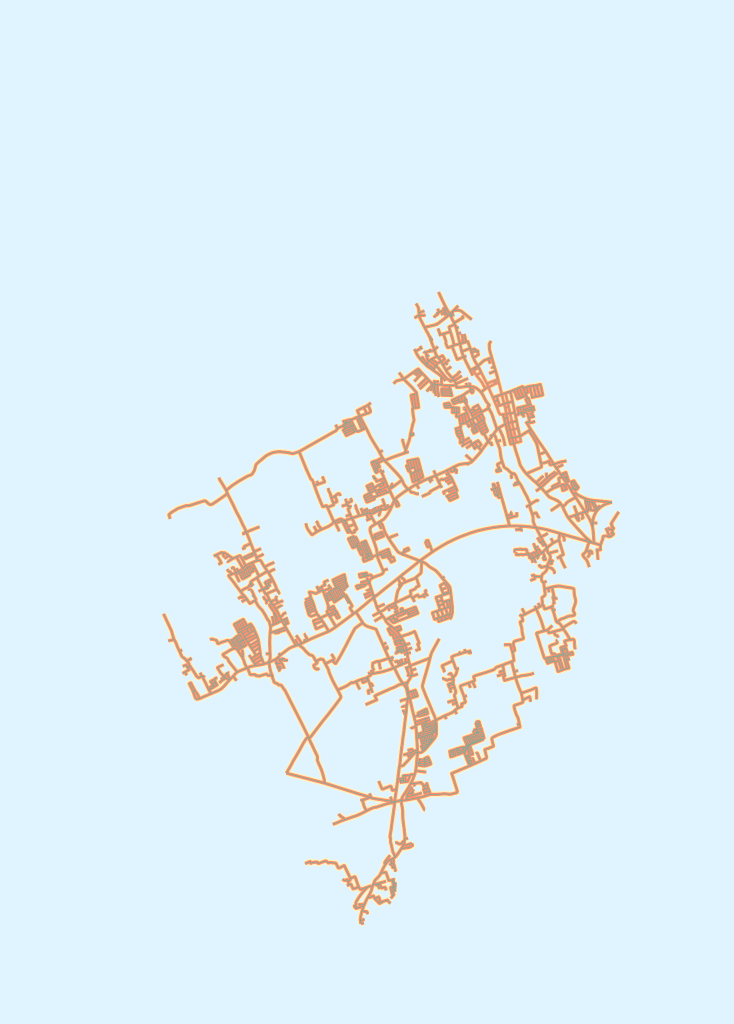
#> input picture assets/maps/map.png, 1468 x 2048 px, found by its file name (shown at 1/2 size)
$ python extract_road_mask.py
#> lines starting #> are read from the running program, lines starting #| are printed output that depends on the picture; after the words box and inside, x2 and y2 are one past the last pixel; in counts of white or black regions, pixels touching at a corner belong together
#!/usr/bin/env python3
"""
Extract roads from satellite imagery by creating a road mask.
This removes white/background areas and keeps only the road pixels.
"""

import cv2
import numpy as np
from PIL import Image
import json

def create_road_mask(input_image_path, output_mask_path, output_data_path):
    """
    Create a road mask from satellite imagery and extract path data.

    Args:
        input_image_path: Path to the satellite map image
        output_mask_path: Path to save the road mask PNG
        output_data_path: Path to save the road pixel coordinates JSON
    """
#> called with input_image_path = 'map.png', output_mask_path = 'data/road_mask.png', output_data_path = 'data/road_pixels.json'

    # Load the image
    img = cv2.imread(input_image_path)
#> img is the input picture: shape (2048, 1468, 3); mean B, G, R 246.4, 239.2, 223.5
    if img is None:
        raise FileNotFoundError(f"Could not load image: {input_image_path}")

    print(f"Loaded image: {img.shape}")
#| Loaded image: (2048, 1468, 3)

    # Convert BGR to RGB
    img_rgb = cv2.cvtColor(img, cv2.COLOR_BGR2RGB)

    # Convert to HSV for better color filtering
    img_hsv = cv2.cvtColor(img, cv2.COLOR_BGR2HSV)
#> img_hsv: shape (2048, 1468, 3); mean H, S, V 94, 36.9, 253.3

    # Define what we consider "white" or background (high saturation means colored)
    # We want to keep areas that are NOT white/light colored
    lower_white = np.array([0, 0, 200])  # Low saturation, high value = white/light
    upper_white = np.array([180, 30, 255])  # Any hue, low saturation, high value

    # Create mask for white/background areas
    white_mask = cv2.inRange(img_hsv, lower_white, upper_white)
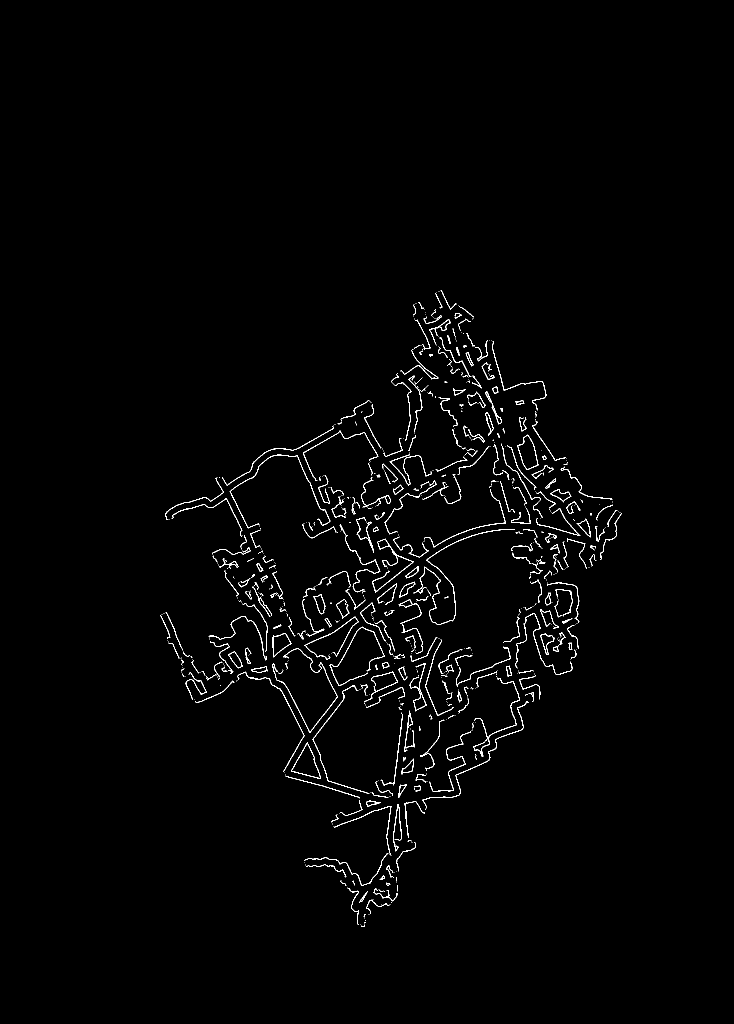
#> white_mask: shape (2048, 1468) (shown at 1/2 size); 1.2% white in thin lines or dots, all inside (x1, y1, x2, y2) = (321, 581, 1243, 1854)

    # Invert to get non-white areas (roads, buildings, etc.)
    road_mask = cv2.bitwise_not(white_mask)
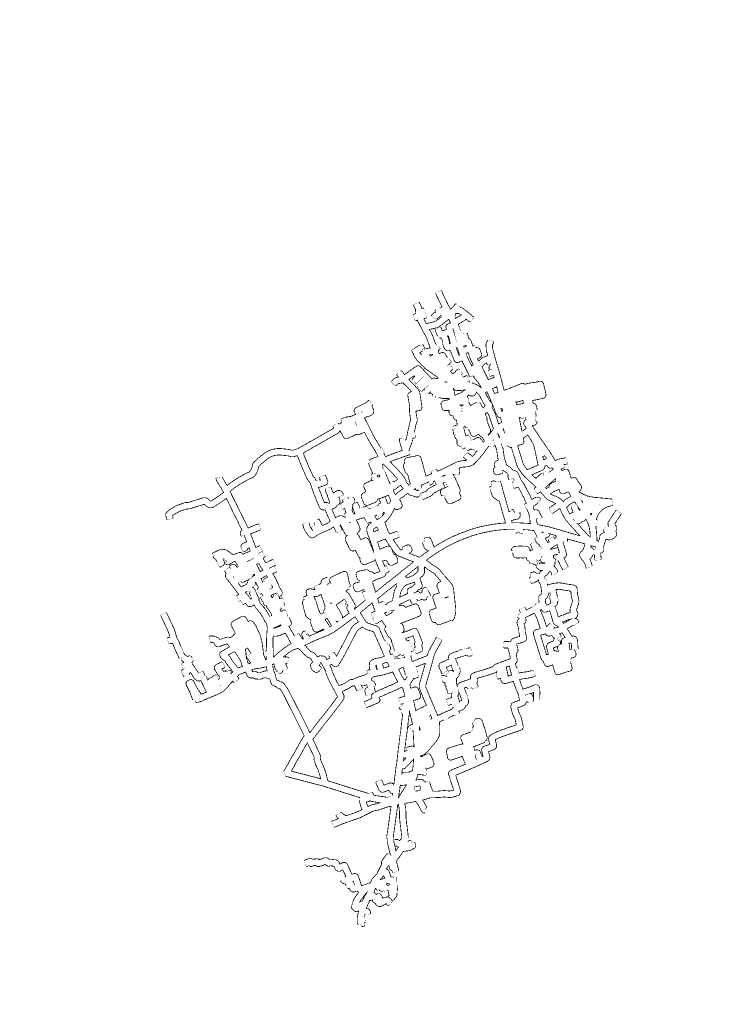
#> road_mask: shape (2048, 1468) (shown at 1/2 size); 98.8% white; black in thin lines or dots, all inside (x1, y1, x2, y2) = (321, 581, 1243, 1854)

    # Apply morphological operations to clean up the mask
    kernel = np.ones((3,3), np.uint8)
    road_mask = cv2.morphologyEx(road_mask, cv2.MORPH_CLOSE, kernel)
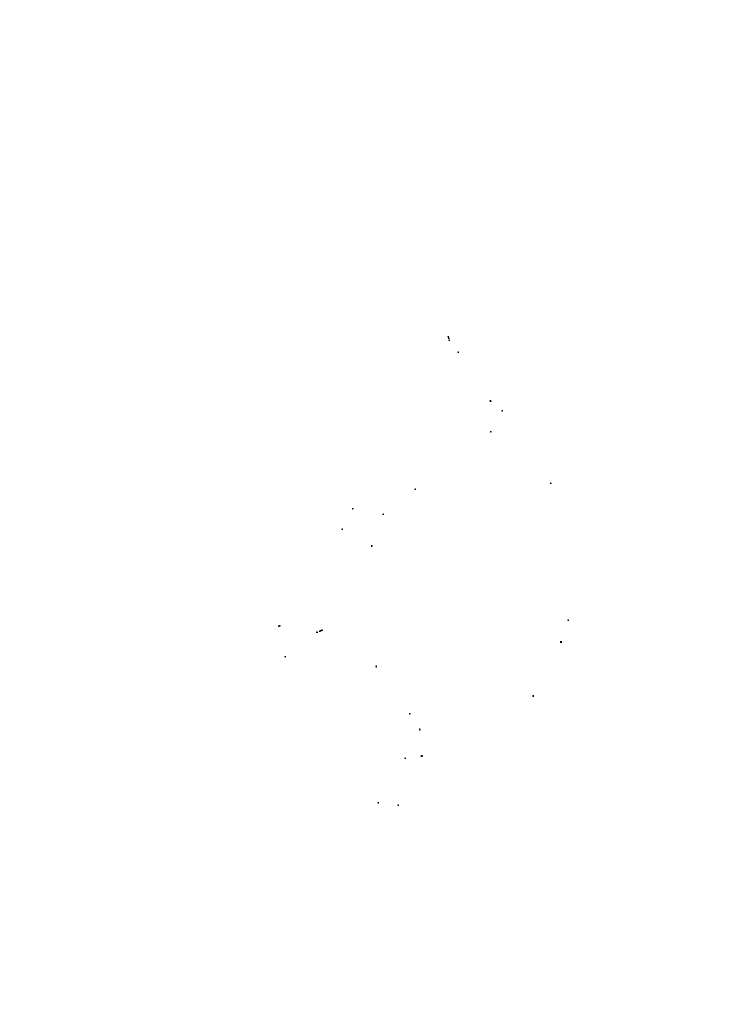
#> road_mask: shape (2048, 1468) (shown at 1/2 size); 100% white; black in thin lines or dots, all inside (x1, y1, x2, y2) = (556, 672, 1138, 1612)
    road_mask = cv2.morphologyEx(road_mask, cv2.MORPH_OPEN, kernel)

    # Create a more sophisticated road detection
    # Convert to grayscale
    gray = cv2.cvtColor(img, cv2.COLOR_BGR2GRAY)
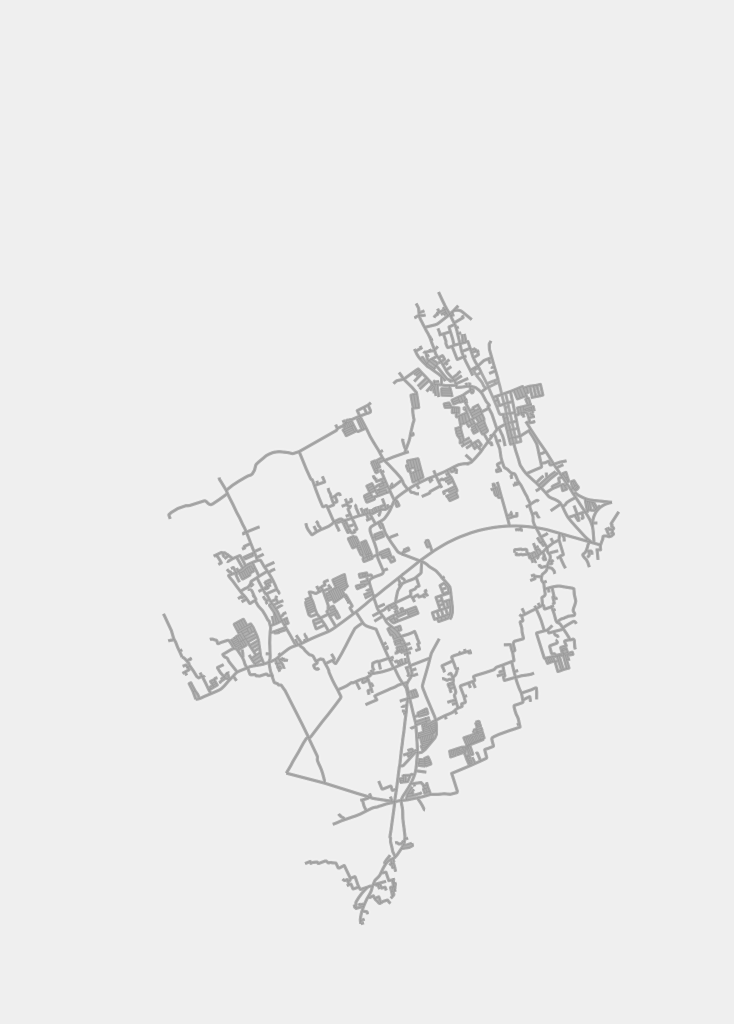
#> gray: shape (2048, 1468) (shown at 1/2 size); min 149, max 247, mean 235.3

    # Detect edges to help identify road boundaries
    edges = cv2.Canny(gray, 50, 150)
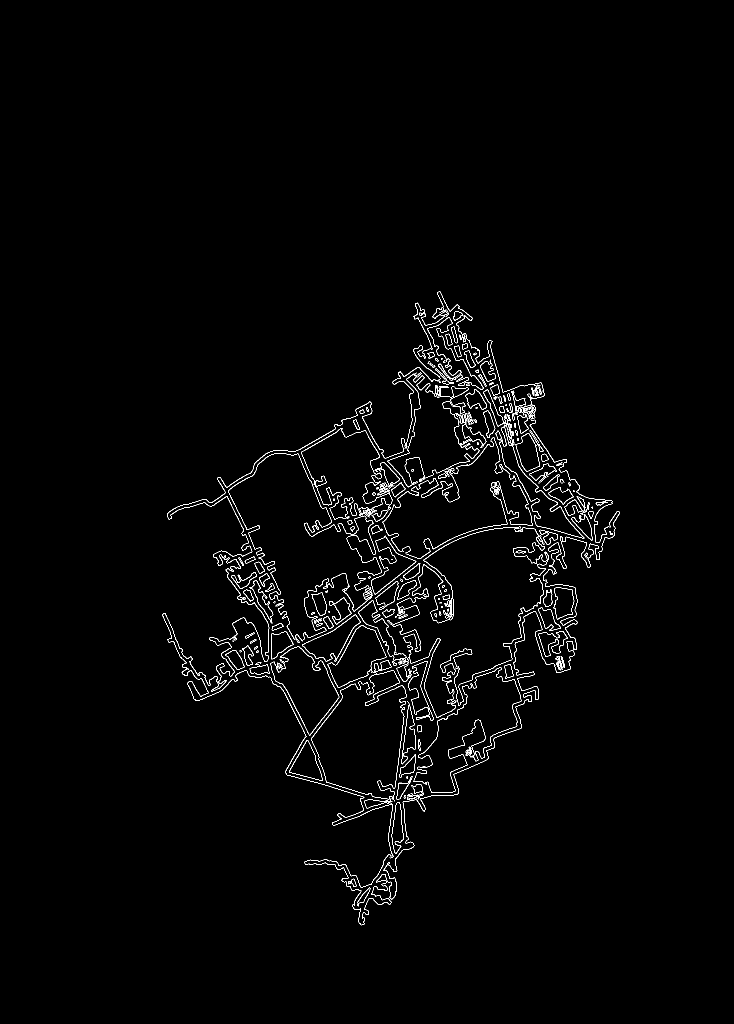
#> edges: shape (2048, 1468) (shown at 1/2 size); 1.4% white in thin lines or dots, all inside (x1, y1, x2, y2) = (324, 583, 1240, 1851)

    # Combine edge detection with color filtering
    combined_mask = cv2.bitwise_or(road_mask, edges)

    # Apply Gaussian blur to soften the mask
    blurred_mask = cv2.GaussianBlur(combined_mask, (5, 5), 0)

    # Threshold to get clean binary mask
    _, final_mask = cv2.threshold(blurred_mask, 127, 255, cv2.THRESH_BINARY)

    # Save the road mask as PNG
    cv2.imwrite(output_mask_path, final_mask)
    print(f"Saved road mask to: {output_mask_path}")

    # Extract coordinates of all road pixels
    road_pixels = []
    height, width = final_mask.shape
#> height = 2048; width = 1468

    # Find all white pixels in the mask (these represent roads)
    road_coords = np.where(final_mask == 255)
#> road_coords = 3006254 positions, rows 0 to 2047, columns 0 to 1467

    print(f"Found {len(road_coords[0])} road pixels")
#| Found 3006254 road pixels

    # Convert to normalized coordinates and sample for efficiency
    sample_rate = max(1, len(road_coords[0]) // 5000)  # Sample to ~5000 points max
#> sample_rate = 601

    for i in range(0, len(road_coords[0]), sample_rate):
        y = road_coords[0][i]
        x = road_coords[1][i]

        # Normalize coordinates (0-1 range)
        norm_x = x / float(width)
        norm_y = y / float(height)

        road_pixels.append({
            "x": norm_x,
            "y": norm_y,
            "pixel_x": int(x),
            "pixel_y": int(y)
        })
#> this loop made 5003 passes
#> (i, y, x, norm_x, norm_y) on passes 2 to 4: (601, 0, 601, 0.409, 0), (1202, 0, 1202, 0.819, 0), (1803, 1, 335, 0.228, 0.000488)
#> after the loop, road_pixels = 5003 items

    # Save road pixel data
    road_data = {
        "total_pixels": len(road_coords[0]),
        "sampled_pixels": len(road_pixels),
        "image_dimensions": {"width": width, "height": height},
        "road_pixels": road_pixels
    }

    with open(output_data_path, 'w') as f:
        json.dump(road_data, f, indent=2)

    print(f"Saved road pixel data to: {output_data_path}")
    print(f"Sampled {len(road_pixels)} points from {len(road_coords[0])} total road pixels")
#| Sampled 5003 points from 3006254 total road pixels

    return final_mask, road_pixels

def create_colored_road_overlay(input_image_path, mask_path, output_overlay_path):
    """
    Create a colored road overlay by applying the mask to the original image.
    """

    # Load original image and mask
    img = cv2.imread(input_image_path)
    mask = cv2.imread(mask_path, cv2.IMREAD_GRAYSCALE)

    if img is None or mask is None:
        raise FileNotFoundError("Could not load input image or mask")

    # Create a colored version of just the roads
    road_overlay = np.zeros_like(img)

    # Apply mask to original image
    road_overlay[mask == 255] = img[mask == 255]

    # Make background transparent (convert to RGBA)
    img_rgba = cv2.cvtColor(road_overlay, cv2.COLOR_BGR2RGBA)

    # Set background (black pixels) to transparent
    img_rgba[mask == 0] = [0, 0, 0, 0]  # Transparent background

    # Save as PNG with transparency
    cv2.imwrite(output_overlay_path, img_rgba)
    print(f"Saved colored road overlay to: {output_overlay_path}")

if __name__ == "__main__":
    input_image = "map.png"
    mask_output = "data/road_mask.png"
    data_output = "data/road_pixels.json"
    overlay_output = "data/road_overlay.png"

    try:
        # Create output directory
        import os
        os.makedirs("data", exist_ok=True)

        print("Creating road mask from satellite imagery...")
        mask, pixels = create_road_mask(input_image, mask_output, data_output)
#> pixels = 5003 items

        print("Creating colored road overlay...")
        create_colored_road_overlay(input_image, mask_output, overlay_output)

        print("✓ Road extraction complete!")
        print(f"  - Road mask: {mask_output}")
        print(f"  - Road pixels: {data_output} ({len(pixels)} points)")
#|   - Road pixels: data/road_pixels.json (5003 points)
        print(f"  - Road overlay: {overlay_output}")

    except Exception as e:
        print(f"Error: {e}")
